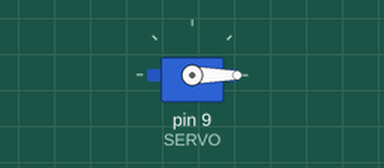
Recording of a sketch running on a simulated Arduino Uno, built with avr-gcc and run on an emulated ATmega328P. On the bench: servo.

Above: at 0.05 s.
At 2.0 s:
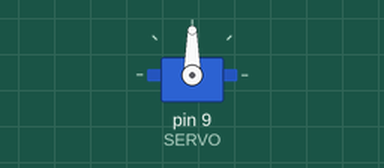
At 5.0 s:
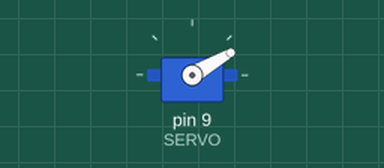
At 10.0 s:
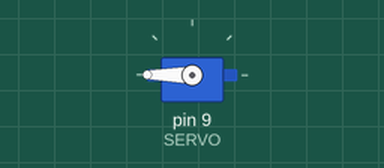
Timing chart, 0 to 13.0 s (numbered marks = the images above):
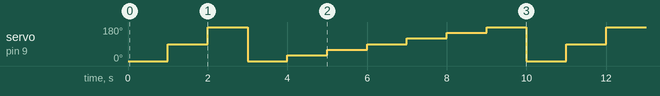

The sketch:

Servo_test.ino
```cpp
#include <Servo.h>

#define SERVO 9

Servo myservo;

int pos = 0;

void setup()
{
    myservo.attach( SERVO);
}

void loop()
{
    myservo.write( 0);
    delay( 1000);
    myservo.write( 90);
    delay( 1000);
    myservo.write( 180);
    delay( 1000);

     for( pos = 0; pos < 181; pos += 30)
     {
        myservo.write( pos);
        delay( 1000);
     }
}
```

Measured:
- by itself, servo on pin 9 (SERVO): repeats every 10.0 s: 180° 1.0 s, 0° 1.0 s, 30° 1.0 s, 60° 1.0 s, 90° 1.0 s, 120° 1.0 s, 150° 1.0 s, 180° 1.0 s, 0° 1.0 s, 90° 1.0 s
